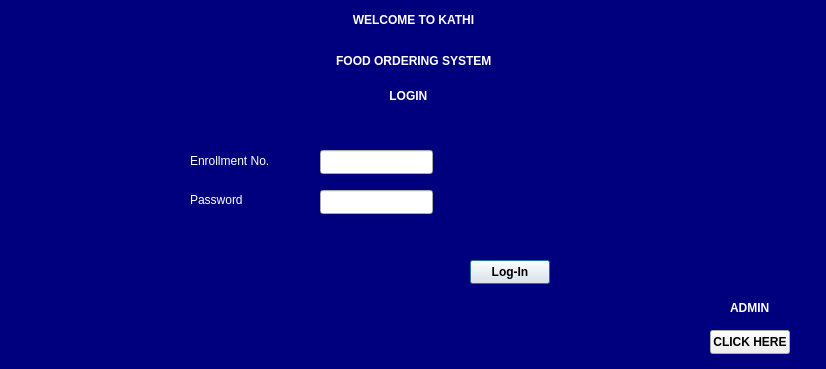
<?xml version="1.0" encoding="UTF-8"?>
<ui version="4.0">
 <class>KathiHomePage</class>
 <widget class="QDialog" name="KathiHomePage">
  <property name="windowModality">
   <enum>Qt::WindowModal</enum>
  </property>
  <property name="geometry">
   <rect>
    <x>0</x>
    <y>0</y>
    <width>826</width>
    <height>369</height>
   </rect>
  </property>
  <property name="windowTitle">
   <string>Dialog</string>
  </property>
  <widget class="QLabel" name="label">
   <property name="geometry">
    <rect>
     <x>0</x>
     <y>-1</y>
     <width>831</width>
     <height>41</height>
    </rect>
   </property>
   <property name="font">
    <font>
     <bold>true</bold>
    </font>
   </property>
   <property name="styleSheet">
    <string notr="true">background-color: rgb(0, 0, 127);
color: rgb(255, 255, 255);</string>
   </property>
   <property name="text">
    <string>                                                                                                          WELCOME TO KATHI </string>
   </property>
  </widget>
  <widget class="QLabel" name="label_2">
   <property name="geometry">
    <rect>
     <x>0</x>
     <y>40</y>
     <width>831</width>
     <height>41</height>
    </rect>
   </property>
   <property name="font">
    <font>
     <bold>true</bold>
    </font>
   </property>
   <property name="styleSheet">
    <string notr="true">background-color: rgb(0, 0, 127);
color: rgb(255, 255, 255);</string>
   </property>
   <property name="text">
    <string>                                                                                                     FOOD ORDERING SYSTEM</string>
   </property>
  </widget>
  <widget class="QLabel" name="label_3">
   <property name="geometry">
    <rect>
     <x>0</x>
     <y>70</y>
     <width>831</width>
     <height>51</height>
    </rect>
   </property>
   <property name="font">
    <font>
     <bold>true</bold>
    </font>
   </property>
   <property name="styleSheet">
    <string notr="true">background-color: rgb(0, 0, 127);
color: rgb(255, 255, 255);</string>
   </property>
   <property name="text">
    <string>                                                                                                                     LOGIN</string>
   </property>
  </widget>
  <widget class="QLabel" name="label_4">
   <property name="geometry">
    <rect>
     <x>0</x>
     <y>120</y>
     <width>831</width>
     <height>251</height>
    </rect>
   </property>
   <property name="styleSheet">
    <string notr="true">background-color: rgb(0, 0, 127);</string>
   </property>
   <property name="text">
    <string/>
   </property>
  </widget>
  <widget class="QLabel" name="label_5">
   <property name="geometry">
    <rect>
     <x>190</x>
     <y>150</y>
     <width>91</width>
     <height>21</height>
    </rect>
   </property>
   <property name="styleSheet">
    <string notr="true">color: rgb(255, 255, 255);</string>
   </property>
   <property name="text">
    <string>Enrollment No.</string>
   </property>
  </widget>
  <widget class="QLabel" name="label_6">
   <property name="geometry">
    <rect>
     <x>190</x>
     <y>190</y>
     <width>71</width>
     <height>20</height>
    </rect>
   </property>
   <property name="styleSheet">
    <string notr="true">color: rgb(255, 255, 255);</string>
   </property>
   <property name="text">
    <string>Password</string>
   </property>
  </widget>
  <widget class="QLineEdit" name="txtEnrollmentNo">
   <property name="geometry">
    <rect>
     <x>320</x>
     <y>150</y>
     <width>113</width>
     <height>24</height>
    </rect>
   </property>
  </widget>
  <widget class="QLineEdit" name="txtPassword">
   <property name="geometry">
    <rect>
     <x>320</x>
     <y>190</y>
     <width>113</width>
     <height>24</height>
    </rect>
   </property>
  </widget>
  <widget class="QPushButton" name="pushButton">
   <property name="geometry">
    <rect>
     <x>470</x>
     <y>260</y>
     <width>80</width>
     <height>24</height>
    </rect>
   </property>
   <property name="font">
    <font>
     <bold>true</bold>
    </font>
   </property>
   <property name="text">
    <string>Log-In</string>
   </property>
  </widget>
  <widget class="QLabel" name="lblResult">
   <property name="geometry">
    <rect>
     <x>160</x>
     <y>270</y>
     <width>251</width>
     <height>31</height>
    </rect>
   </property>
   <property name="styleSheet">
    <string notr="true">color: rgb(255, 255, 255);</string>
   </property>
   <property name="text">
    <string/>
   </property>
  </widget>
  <widget class="QLabel" name="label_7">
   <property name="geometry">
    <rect>
     <x>730</x>
     <y>300</y>
     <width>51</width>
     <height>16</height>
    </rect>
   </property>
   <property name="font">
    <font>
     <bold>true</bold>
    </font>
   </property>
   <property name="styleSheet">
    <string notr="true">color: rgb(255, 255, 255);</string>
   </property>
   <property name="text">
    <string>ADMIN</string>
   </property>
  </widget>
  <widget class="QPushButton" name="pushButton_2">
   <property name="geometry">
    <rect>
     <x>710</x>
     <y>330</y>
     <width>80</width>
     <height>24</height>
    </rect>
   </property>
   <property name="font">
    <font>
     <bold>true</bold>
    </font>
   </property>
   <property name="text">
    <string>CLICK HERE</string>
   </property>
  </widget>
 </widget>
 <resources/>
 <connections/>
</ui>
